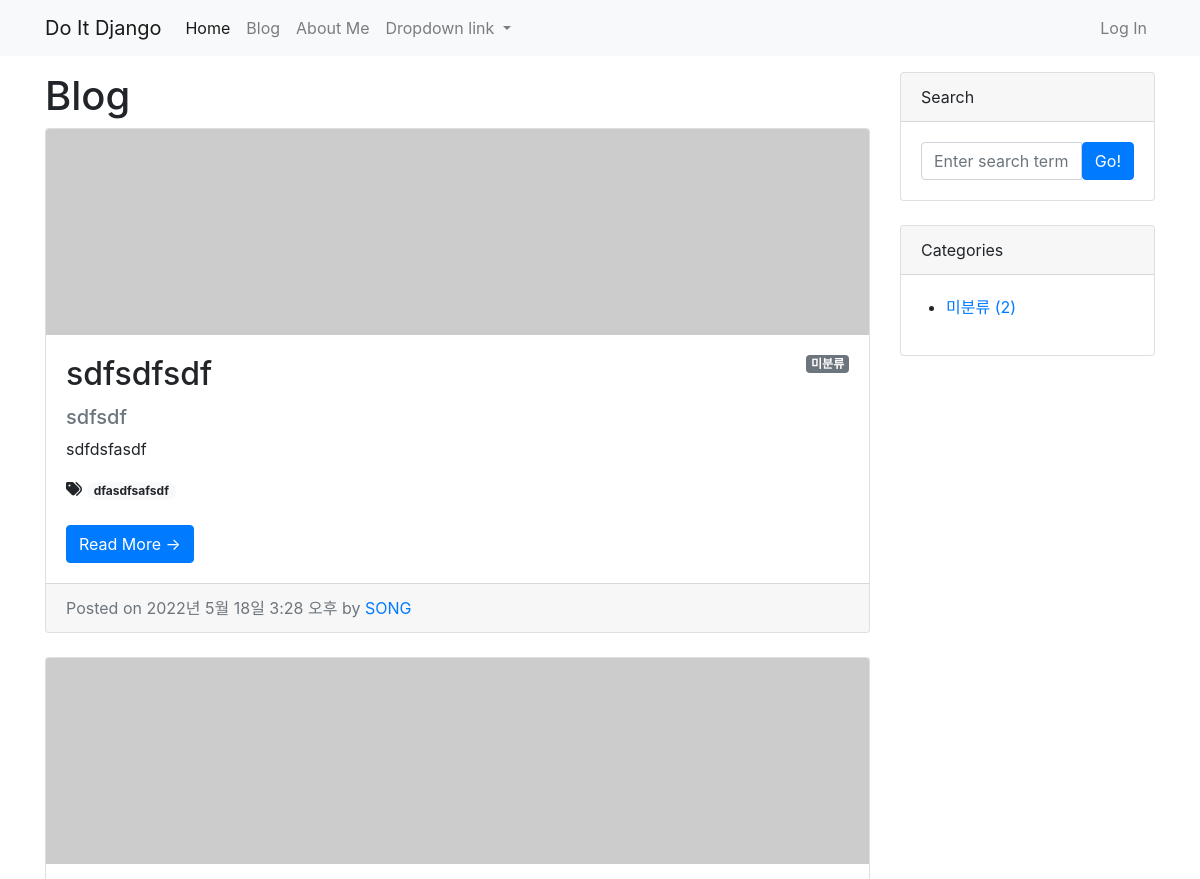
/blog/ (upper part), run on an earlier commit of the app's database.
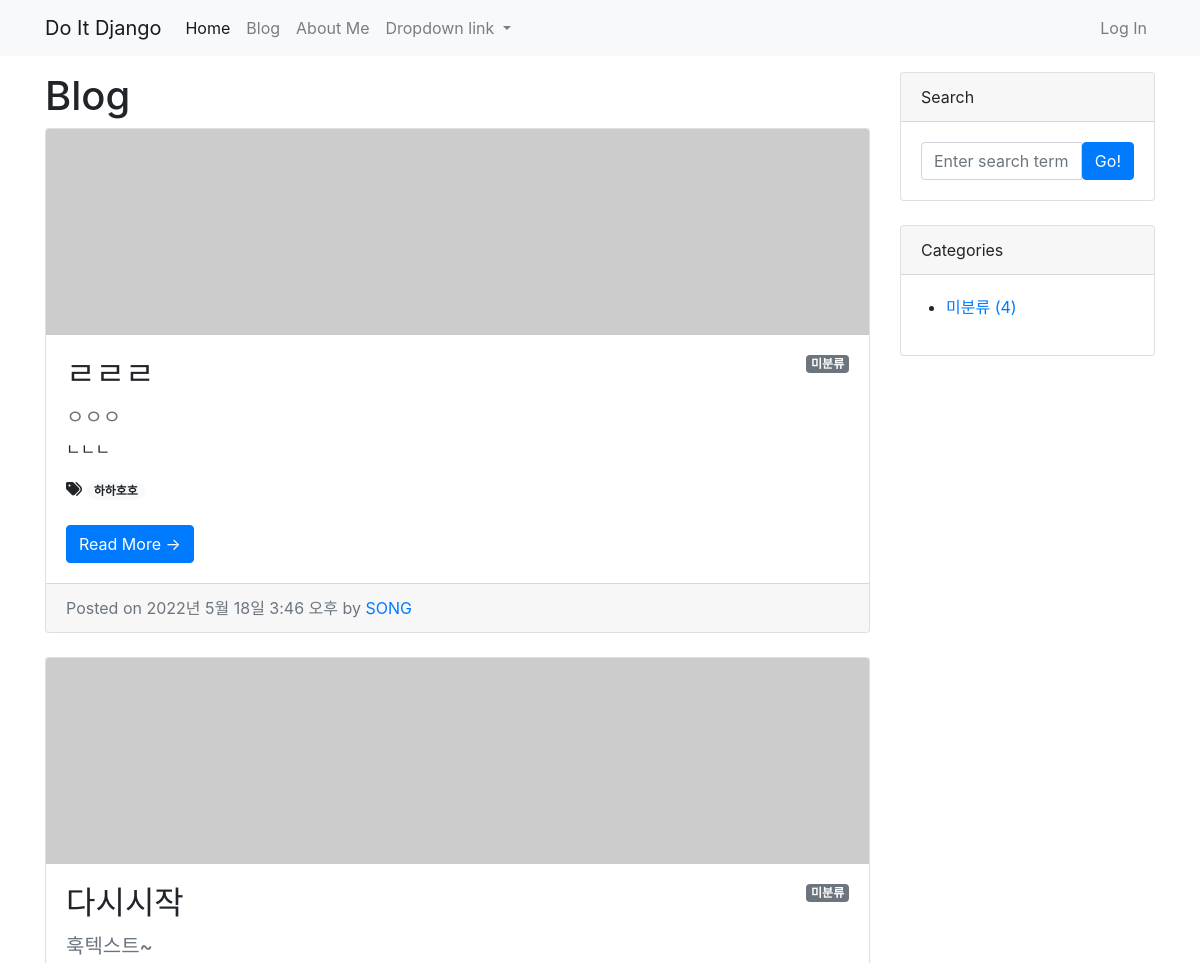
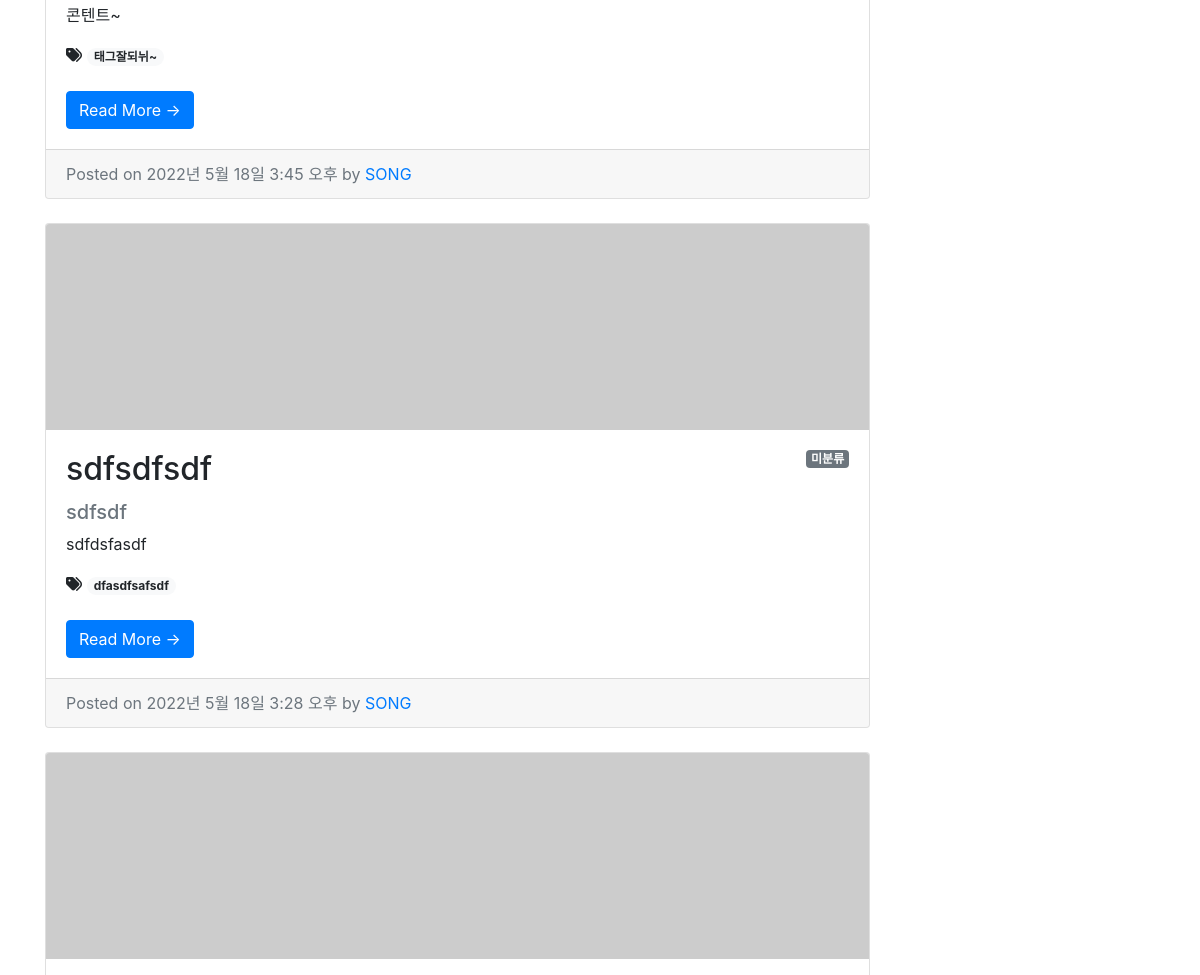
And on a later commit of the database (2 pictures, top to bottom).
### blog/models.py (models this page shows, shortened)
class Post(models.Model):
    title = models.CharField(max_length=30)
    hook_text = models.CharField(max_length=100, blank=True)
    content = models.TextField()
    head_image = models.ImageField(upload_to='blog/images/%Y/%m/%d/', blank=True)
    file_upload = models.FileField(upload_to='blog/files/%Y/%m/%d/', blank=True)
    created_at = models.DateTimeField(auto_now_add=True)
    updated_at = models.DateTimeField(auto_now=True)
    author = models.ForeignKey(User, null=True, on_delete=models.SET_NULL)
    category = models.ForeignKey(Category, null=True, blank=True, on_delete=models.SET_NULL)
    tags = models.ManyToManyField(Tag, blank=True)
    def get_absolute_url(self):
        return '/blog/{}/'.format(self.pk)

class Tag(models.Model):
    name = models.CharField(max_length=50)
    slug = models.SlugField(max_length=200, unique=False, allow_unicode=True)
    def __str__(self):
        return self.name
    def get_absolute_url(self):
        return f'/blog/tag/{self.slug}/'

### blog/views.py (the view)
# urls.py: path('', views.PostList.as_view()),
class PostList(ListView):
    model = Post
    ordering = '-pk'
    def get_context_data(self, **kwargs):
        context = super(PostList, self).get_context_data()
        context['categories'] = Category.objects.all()
        context['no_category_post_count'] = Post.objects.filter(category= None).count()
        return context

### blog/templates/blog/post_list.html (shortened to what this page needs)
{% extends 'blog/base.html' %}
{% block main_area %}
    <h1>Blog
    </h1>
    {% if post_list.exists %}
    {% for p in post_list %}
    <div class="card mb-4" id="post-{{ p.pk }}">
        {% if p.head_image %}
        <img class="card-img-top" src="{{ p.head_image.url }}" alt="{{ p }} head im-age">
        {% else %}
        <img class="card-img-top" src="https://picsum.photos/seed/{{ p.id }}/800/200" alt="random_image">
        {% endif %}
        <div class="card-body">
            {% if p.category %}
            <span class="badge badge-secondary float-right">{{ p.category }}</span>
            {% else%}
            <span class="badge badge-secondary float-right">미분류</span>
            {% endif %}
            <h2 class="card-title">{{ p.title }}</h2>
            {% if p.hook_text %}
            <h5 class="text-muted">{{ p.hook_text }}</h5>
            {% endif %}
            <p class="card-text">{{ p.content | truncatewords:45 }}</p>
            {% if p.tags.exists %}
            <i class="fa-solid fa-tags"></i>
                        {% for tag in p.tags.iterator %}
            <a href="{{ tag.get_absolute_url }}"><span class="badge badge-pill badge-light">{{ tag }}</span></a>
            {% endfor %}
            <br/>
            <br/>
            {% endif %}
            <a href="{{ p.get_absolute_url }}" class="btn btn-primary">Read More &rarr;</a>
        </div>
        <div class="card-footer text-muted">
            Posted on {{ p.created_at }} by
            <a href="#">{{ p.author | upper }}</a>
        </div>
    </div>
    {% endfor %}
    {% else %}
    <h3>아직 게시물이 없습니다.</h3>
    {% endif %}
{% endblock %}

### blog/templates/blog/base.html (shortened to what this page needs)
<!DOCTYPE html>
{% load static %}
<html lang="ko-kr">
<head>
    <link rel="stylesheet" href="{% static 'blog/bootstrap/bootstrap.min.css' %}" media="screen">
</head>
<body>
 {% include 'blog/navbar.html' %}
    <div class="container my-3">
        <div class="row">
            <div class="col-md-8 col-lg-9" id="main-area">
                {% block main_area %}
                {% endblock %}
            </div>
            <div class="col-md-4 col-lg-3">
                <div class="card mb-4">
                    <div class="card-header">Search</div>
                    <div class="card-body">
                        <div class="input-group">
                            <input class="form-control" type="text" placeholder="Enter search term..."
                                aria-label="Enter search term..." aria-describedby="button-search" />
                            <button class="btn btn-primary" id="button-search" type="button">Go!</button>
                        </div>
                    </div>
                </div>
                <div class="card mb-4" id="categories-card">
                    <div class="card-header">Categories</div>
                    <div class="card-body">
                        <div class="row">
                            <ul>
                                <li>
                                    <a href="/blog/category/no_category/">미분류 ({{ no_category_post_count }})</a>
                                </li>
                            </ul>
                        </div>
                    </div>
                </div>
            </div>
        </div>
    </div>
{% include 'blog/footer.html' %}
</body>
</html>

### blog/templates/blog/navbar.html (shortened to what this page needs)
<nav class="navbar navbar-expand-lg navbar-light bg-light">
    <div class="container">
        <a class="navbar-brand" href="/">Do It Django</a>
        <div class="collapse navbar-collapse" id="navbarNavDropdown">
            <ul class="navbar-nav mr-auto">
                <li class="nav-item active">
                    <a class="nav-link" href="/">Home</a>
                </li>
                <li class="nav-item">
                    <a class="nav-link" href="/blog/">Blog</a>
                </li>
                <li class="nav-item">
                    <a class="nav-link" href="/about/">About Me</a>
                </li>
                <li class="nav-item dropdown">
                    <a class="nav-link dropdown-toggle" href="#" id="navbarDropdownMenuLink" role="button"
                        data-toggle="dropdown" aria-haspopup="true" aria-expanded="false">
                        Dropdown link
                    </a>
                </li>
            </ul>
            <ul class="navbar-nav">
                <li class="nav-item">
                    <a class="nav-link" href="#" data-toggle="modal" data-target="#loginModal">Log In</a>
                </li>
            </ul>
        </div>
    </div>
</nav>

### blog/templates/blog/footer.html (shortened to what this page needs)
    <br/>

What changed in the data, as far as the page shows it:
added Post: shows "미분류", title "ㄹㄹㄹ", hook_text "ㅇㅇㅇ", content "ㄴㄴㄴ", created_at "2022년 5월 18일 3:46 오후", author "SONG"
added Tag: name "하하호호", shown under "ㄹㄹㄹ"
added Post: shows "미분류", title "다시시작", hook_text "훅텍스트~", content "콘텐트~", created_at "2022년 5월 18일 3:45 오후", author "SONG"
added Tag: name "태그잘되뉘~", shown under "다시시작"
Also different on the page:
{{ no_category_post_count }}: "2" → "4"
